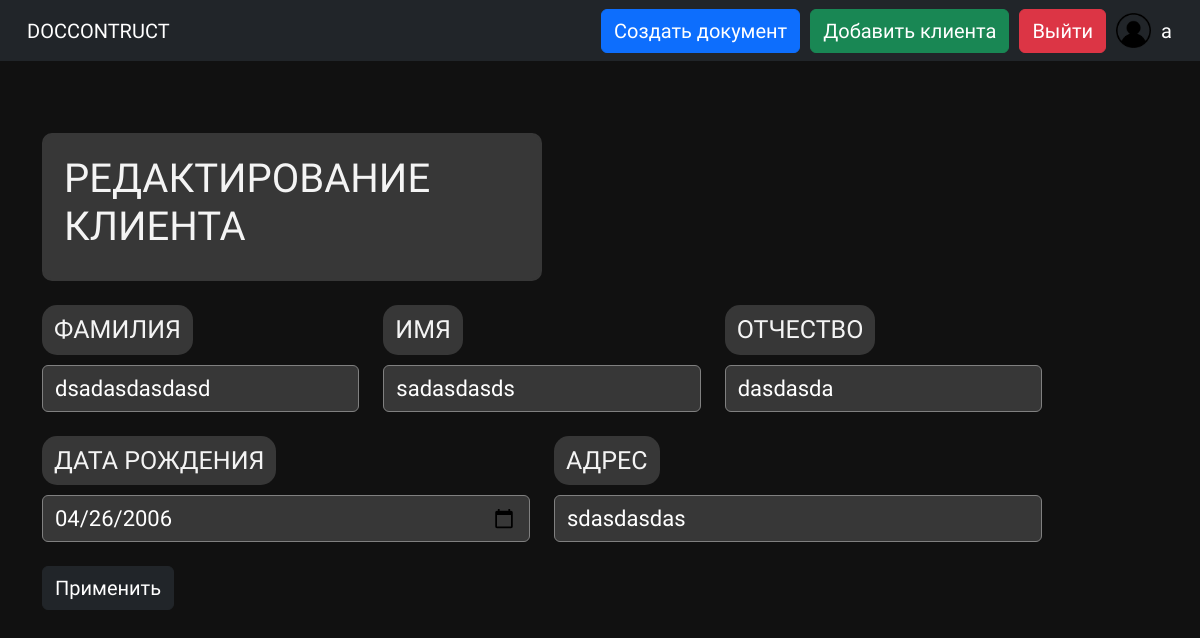
The app's page /edit_client/5 (signed in), older data.
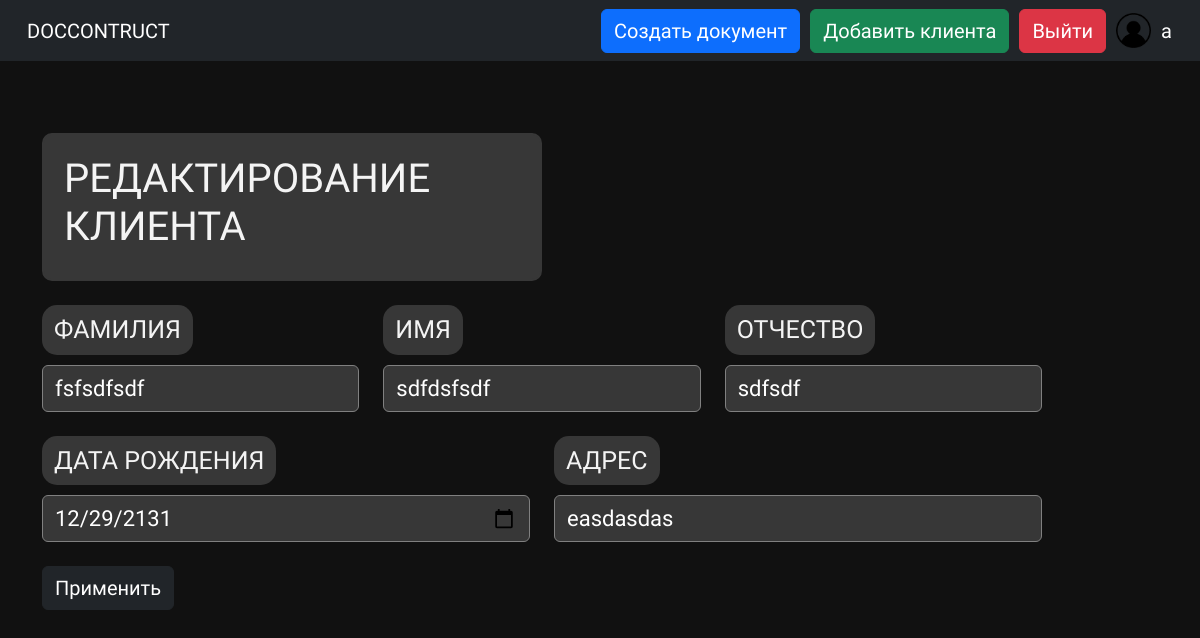
The same page, newer data.
### data/client.py (models this page shows, shortened)
class Client(SqlAlchemyBase):
    __tablename__ = "clients"
    id = sqlalchemy.Column(sqlalchemy.Integer, primary_key=True, autoincrement=True)
    surname = sqlalchemy.Column(sqlalchemy.String, nullable=True)
    name = sqlalchemy.Column(sqlalchemy.String, nullable=True)
    patronymic = sqlalchemy.Column(sqlalchemy.String, nullable=True)
    address = sqlalchemy.Column(sqlalchemy.String, nullable=True)
    birth_date = sqlalchemy.Column(sqlalchemy.DateTime, nullable=True)
    created_date = sqlalchemy.Column(sqlalchemy.DateTime, default=datetime.datetime.now)
    user_id = sqlalchemy.Column(sqlalchemy.Integer, sqlalchemy.ForeignKey("users.id"))
    user = orm.relationship("User")

### main.py (the view, shortened to what this page needs)
@app.route("/edit_client/<int:client_id>", methods=["GET", "POST"])
@login_required
def edit_client(client_id):
    form = AddClientForm()
    if request.method == "GET":
        new_session = db_session.create_session()
        client = new_session.query(Client).filter(Client.id == client_id).first()
        form.surname.data = client.surname
        form.name.data = client.name
        form.patronymic.data = client.patronymic
        form.address.data = client.address
        form.birth_date.data = ".".join(str(client.birth_date).split()[0].split(".")[::-1])
    return render_template("add_client.html", title="Редактирование клиента", form=form, user=current_user)

### forms/add_client_form.py
class AddClientForm(FlaskForm):
    surname = StringField("ФАМИЛИЯ", validators=[DataRequired()])
    name = StringField("ИМЯ", validators=[DataRequired()])
    patronymic = StringField("ОТЧЕСТВО", validators=[DataRequired()])
    address = StringField("АДРЕС", validators=[DataRequired()])
    birth_date = StringField("ДАТА РОЖДЕНИЯ", validators=[DataRequired()])
    submit = SubmitField("Применить")

### data/db_session.py (called while the page is built)
def create_session() -> Session:
    global __factory
    return __factory()

### main.py (called while the page is built)
@login_manager.user_loader
def load_user(user_id):
    new_session = db_session.create_session()
    return new_session.query(User).get(user_id)

### templates/add_client.html (shortened to what this page needs)
{% extends "header.html" %}
{% block head %}
<link rel="stylesheet" type="text/css" href="{{ url_for('static',filename='css/new_client.css') }}">
{% endblock %}
{% block content %}
<br>
<br>
<br>
<div class="register-text">
    <h1> {{ title|upper }} </h1>
</div>
<br>
<form class="login_form" method="post">
    <div class="row">
        <div class="col">
            <div class="reg-input">
                {{ form.surname.label(class="input-group-text") }}
                {{ form.surname(class='form-control') }}
            </div>
        </div>
        <div class="col">
            <div class="reg-input">
                {{ form.name.label(class="input-group-text") }}
                {{ form.name(class='form-control') }}
            </div>
        </div>
        <div class="col">
            <div class="reg-input">
                {{ form.patronymic.label(class="input-group-text") }}
                {{ form.patronymic(class='form-control') }}
            </div>
        </div>
    </div>
    <br>
    <div class="row">
        <div class="col">
            <div class="reg-input">
                {{ form.birth_date.label(class="input-group-text") }}
                {{ form.birth_date(class='form-control', type="date") }}
            </div>
        </div>
        <div class="col">
            <div class="reg-input">
                {{ form.address.label(class="input-group-text") }}
                {{ form.address(class='form-control') }}
            </div>
        </div>
    </div>
    <br>
    <div class="reg-input">
        {{ form.submit(class="btn btn-dark") }}
    </div>
    <br>
</form>
{% endblock %}

Row changes from the older to the newer data that the page shows:
changed Client: surname "dsadasdasdasd" → "fsfsdfsdf"; name "sadasdasds" → "sdfdsfsdf"; patronymic "dasdasda" → "sdfsdf"; birth_date "04/26/2006" → "12/29/2131"; address "sdasdasdas" → "easdasdas"
